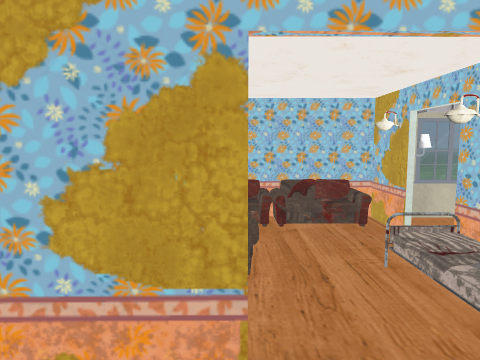
view 1 (above)

22 first-person views from a walk through a Unity game level. The camera is 1.3 m above the floor, tilts 6° down and sees 70° across. Doors are open. The floor is counted in squares, 1 m on a side. Each view is taken from the middle of a square. On the plan, view 1 faces up. The plan holds only what a view shows up to about 15 squares ahead; the rest is blank. The place goes on beyond the plan. The player character is not drawn. Some animated figures are not drawn. Some surface patterns are stand-ins.

view 2
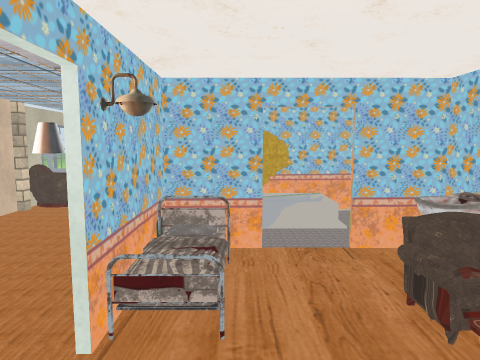

view 3
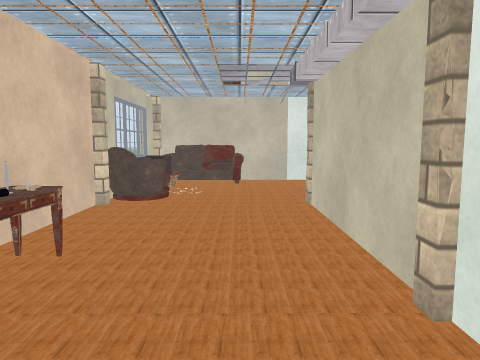

view 4
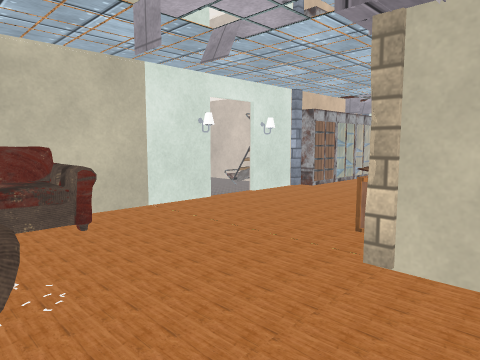

view 5
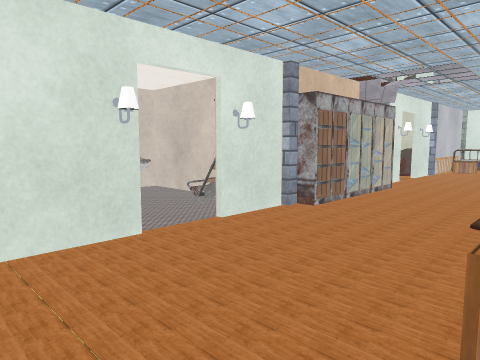

view 6
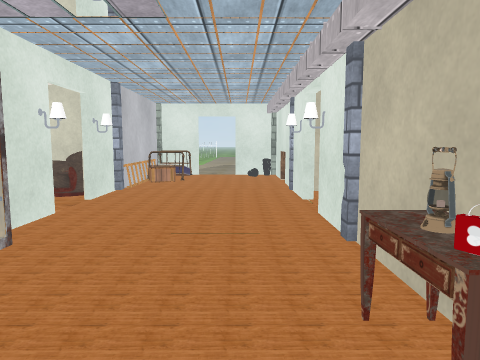

view 7
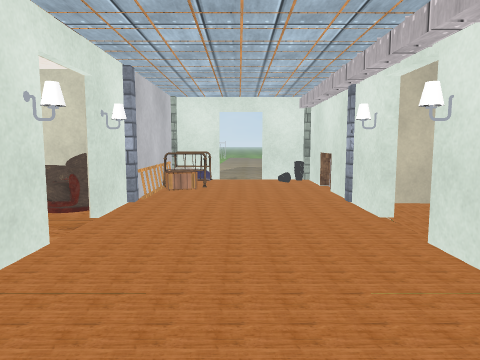

view 8
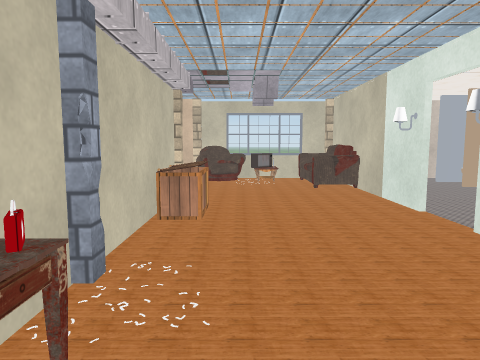

view 9
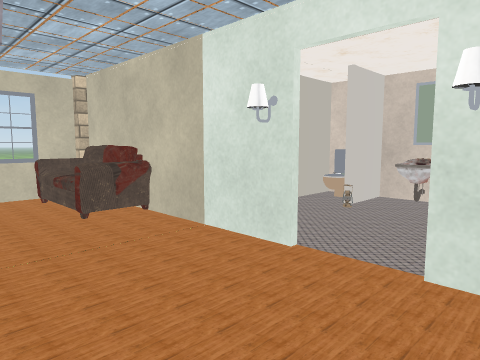

view 10
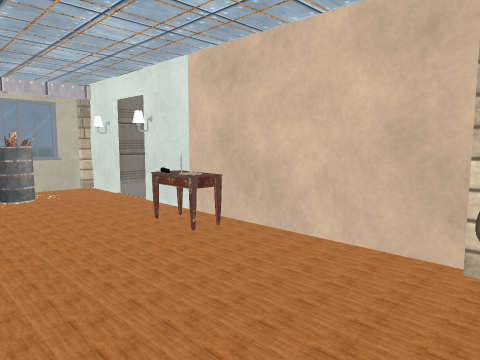

view 11
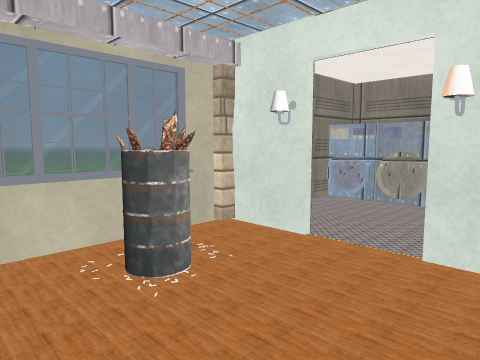

view 12
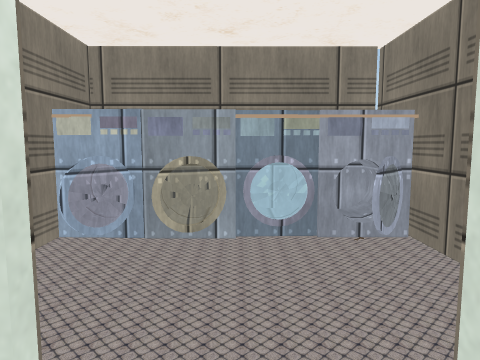

view 13
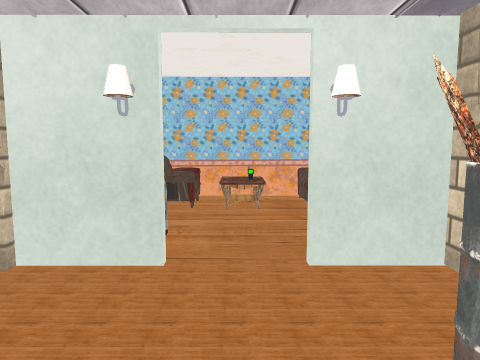

view 14
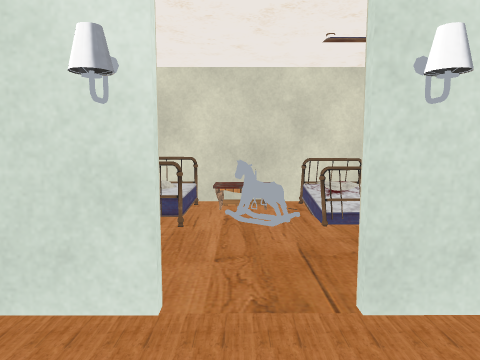

view 15
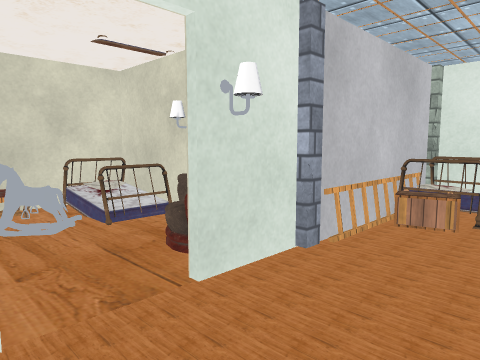

view 16
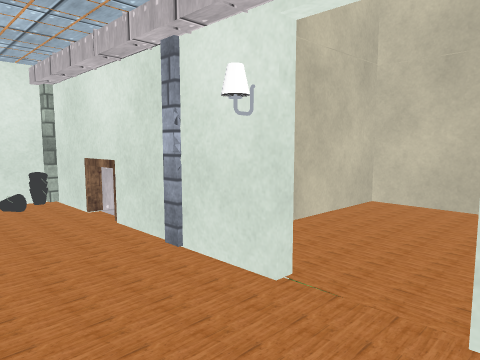

view 17
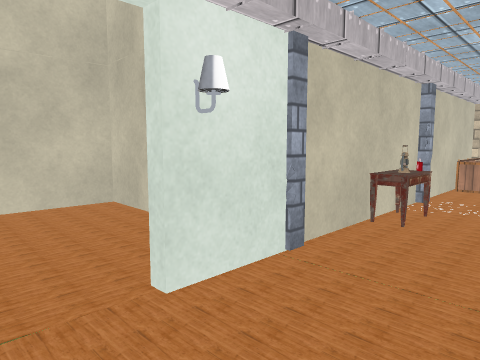

view 18
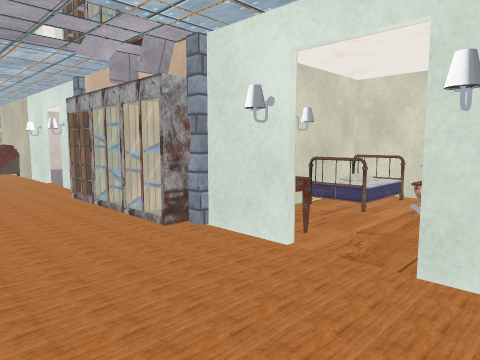

view 19
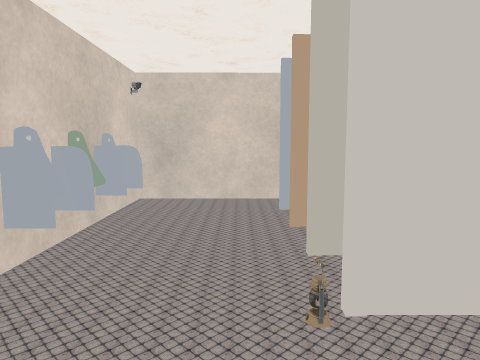

view 20
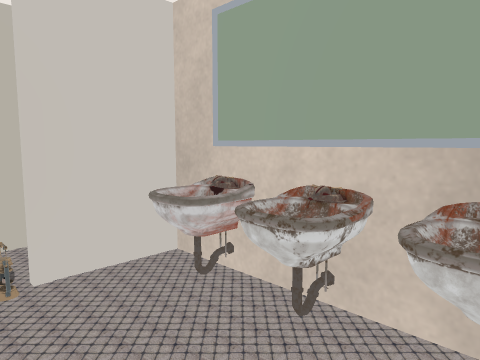

view 21
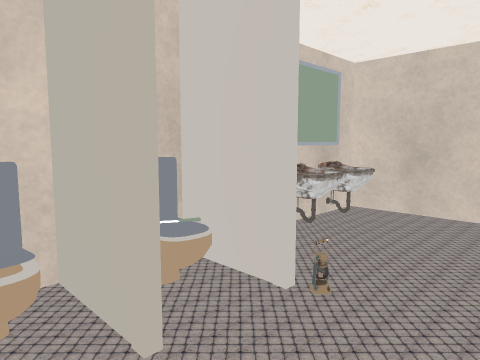

view 22
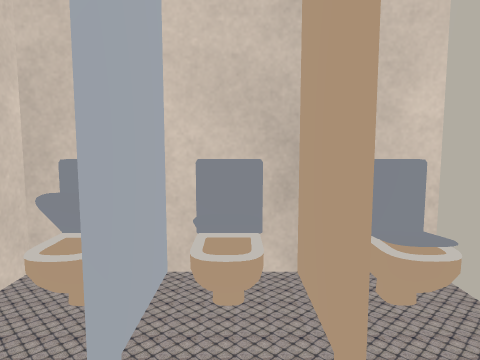

### Floor plan
Points are (right, up) in squares from view 1. A wall is a line through its corners. A room is listed if a view was taken in it or the views show most of it. See-through windows are left out.
Room 1 (view 1)
walls: (0.2, 2) (-1.6, 2); (-1.1, -1.3) (1.4, -1.3)
ways out: open door at (0.5, 2) to room 2
Room 2 (views 2, 3, 4, 5, 6, 7, 8, 9, 10, 11, 12, 13, 14, 15, 16, 17, 18, 19, 20, 21, 22)
walls: (2.5, -10.5) (2.5, -9.8); (-1.7, -8.2) (-1.7, -11.5) (-1.3, -11.5); (3.9, -10.4) (3.9, -9.8); (1.4, -6.5) (4.4, -6.5); (-1.8, -6.5) (0.1, -6.5); (8.1, -11.5) (8.1, -6.6) (7.3, -6.6); (7.3, -6.5) (7.9, -6.5); (8.1, -5.5) (8.1, -2.4); (2.4, -1.5) (-8.5, -1.5); (-11.7, -9.3) (-11.8, -11.5) (-6.7, -11.5) (-6.7, -9.3); (-11.6, -6.5) (-9.8, -6.5); (8.1, -0.6) (8.1, 4.5); (3.4, 1.7) (3.4, -0.4); (1.5, 2.1) (2.5, 2.1); (-10, -1.5) (-16.3, -1.5); (3.3, 3.6) (3.3, 4.7); (-15.4, -6.5) (-13.3, -6.5); (3.4, 4.6) (3.4, 3.5); (3.3, 6.7) (3.3, 8.4) (0.1, 8.4); (-1.6, 7.8) (-1.6, 2.1) (0.2, 2.1); (3.4, 8.2) (3.4, 6.7); (7.5, 8.4) (4.4, 8.4); (10, 8.4) (9, 8.4); (11.8, 8.4) (10.9, 8.4)
ways out: open door at (0.5, 2) to room 1; open door at (-9.3, -6.7); open door at (-9.3, -1.3); open door at (0.7, -6.7); open door at (3, 6); open door at (5.5, -10)
objects: other object (-16, -6); other object (-16, -5); other object (-16, -3); other object (-16, -2); other object (-14, -1); other object (-13, -6); other object (-12, -9) to (-11, -9); other object (-12, -8) to (-11, -7); other object (-12, -6); other object (-12, -1); other object (-11, -10) to (-10, -10); other object (-10, -6); other object (-10, -2); other object (-9, -10); other object (-8, -11); other object (-8, -9); other object (-8, -7); other object (-8, -6); other object (-8, -2); other object (-7, -6); other object (-7, -2); other object (-6, -6) to (-5, -6); other object (-4, -6); other object (-3, -6); other object (-3, -2); other object (-2, -6); other object (-2, -2); other object (-1, -11) to (0, -11); other object (-1, -8) to (-1, -7); other object (-1, 3); other object (-1, 4) to (0, 5); other object (-1, 8); other object (0, -6); other object (1, -11); other object (1, -2) to (2, -2); other object (1, 8); other object (2, -11); other object (2, -6); other object (2, 4) to (3, 5); other object (3, -11); other object (3, -7); other object (3, -2); other object (3, 2); other object (3, 3); other object (4, -11); other object (4, -7); other object (4, 5); other object (4, 7); other object (4, 8); other object (5, -11); other object (5, -7); other object (5, -7) to (7, -5); other object (6, -11); other object (6, 7); other object (7, -11); other object (7, -7); other object (7, -3) to (8, -2); other object (7, 2); other object (7, 3); other object (7, 4); other object (8, -6); other object (8, -1); other object (8, 5); other object (8, 7); other object (8, 8); other object (11, 4); other object (11, 7) to (12, 7); other object (11, 8) to (12, 8); other object (12, 4); other object (12, 5) to (13, 6); other object (13, 4)

Positions as (right, up) in squares from view 1, and headings:
1: (0, 0), facing up
2: (2, 8), facing down
3: (5, 6), facing down
4: (7, 0), facing down-left
5: (4, -2), facing down-left
6: (-2, -3), facing left
7: (-4, -4), facing left
8: (-5, -3), facing right
9: (-1, -3), facing down-right
10: (4, -2), facing up-right
11: (4, 4), facing up-right
12: (7, 6), facing right
13: (7, 6), facing left
14: (-9, -4), facing down
15: (-8, -4), facing down-left
16: (-8, -4), facing up-left
17: (-10, -4), facing up-right
18: (-11, -3), facing down-right
19: (0, -9), facing right
20: (-1, -9), facing down-right
21: (5, -8), facing down-left
22: (6, -8), facing down
